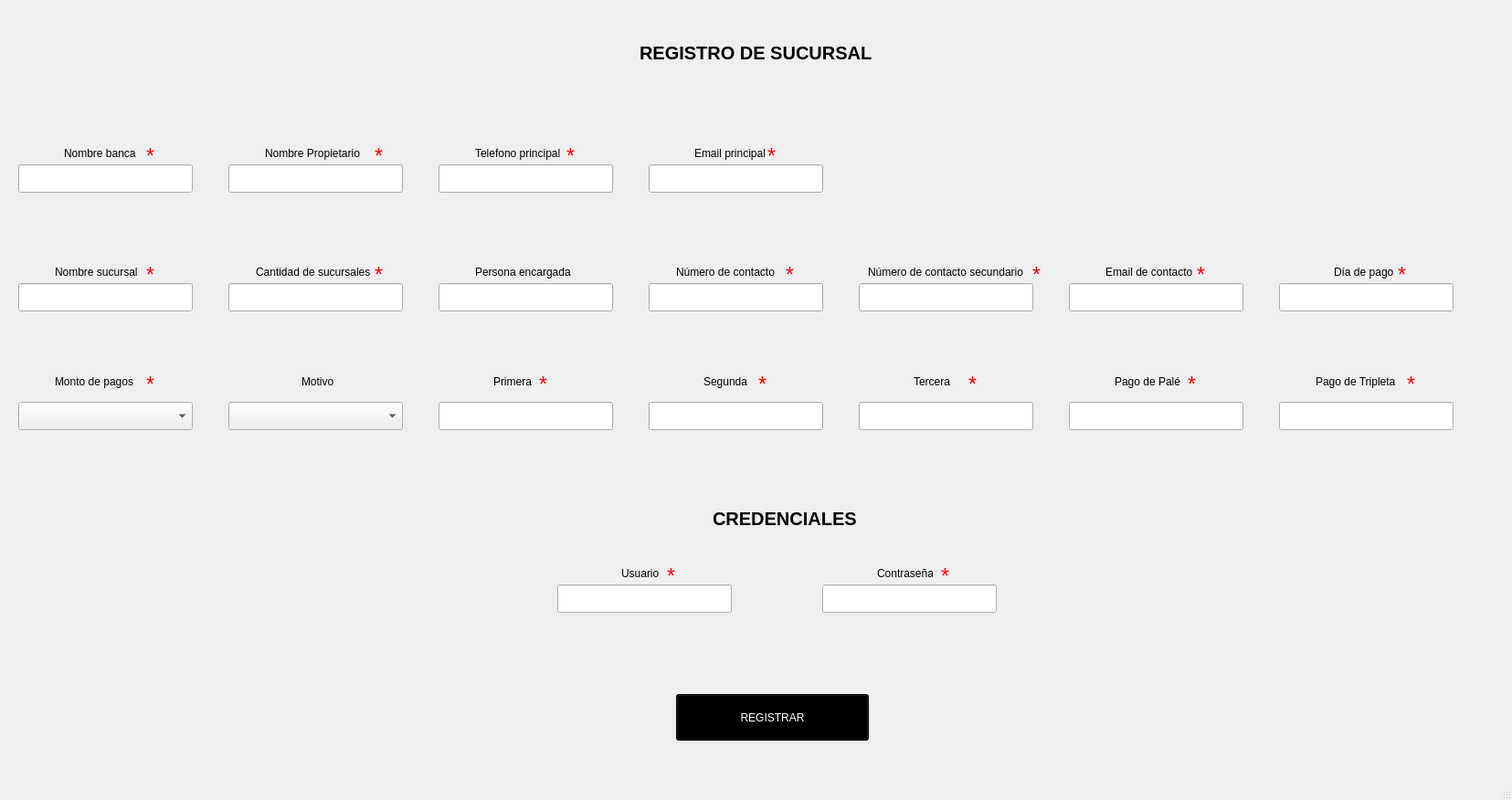
<?xml version="1.0" encoding="UTF-8"?>
<ui version="4.0">
 <class>MainWindow</class>
 <widget class="QMainWindow" name="MainWindow">
  <property name="geometry">
   <rect>
    <x>0</x>
    <y>0</y>
    <width>1655</width>
    <height>876</height>
   </rect>
  </property>
  <property name="windowTitle">
   <string>MainWindow</string>
  </property>
  <widget class="QWidget" name="centralwidget">
   <widget class="QLineEdit" name="telefono_principal">
    <property name="geometry">
     <rect>
      <x>480</x>
      <y>180</y>
      <width>191</width>
      <height>31</height>
     </rect>
    </property>
    <property name="readOnly">
     <bool>true</bool>
    </property>
   </widget>
   <widget class="QLineEdit" name="password">
    <property name="geometry">
     <rect>
      <x>900</x>
      <y>640</y>
      <width>191</width>
      <height>31</height>
     </rect>
    </property>
   </widget>
   <widget class="QPushButton" name="button_for_register">
    <property name="geometry">
     <rect>
      <x>740</x>
      <y>760</y>
      <width>211</width>
      <height>51</height>
     </rect>
    </property>
    <property name="styleSheet">
     <string notr="true">QPushButton{
background: black;
color: white;
}</string>
    </property>
    <property name="text">
     <string>REGISTRAR</string>
    </property>
   </widget>
   <widget class="QLineEdit" name="email_principal">
    <property name="geometry">
     <rect>
      <x>710</x>
      <y>180</y>
      <width>191</width>
      <height>31</height>
     </rect>
    </property>
    <property name="readOnly">
     <bool>true</bool>
    </property>
   </widget>
   <widget class="QLineEdit" name="user">
    <property name="geometry">
     <rect>
      <x>610</x>
      <y>640</y>
      <width>191</width>
      <height>31</height>
     </rect>
    </property>
   </widget>
   <widget class="QLineEdit" name="nombre_sucursal">
    <property name="geometry">
     <rect>
      <x>20</x>
      <y>310</y>
      <width>191</width>
      <height>31</height>
     </rect>
    </property>
    <property name="readOnly">
     <bool>false</bool>
    </property>
   </widget>
   <widget class="QLineEdit" name="numerocontacto">
    <property name="geometry">
     <rect>
      <x>710</x>
      <y>310</y>
      <width>191</width>
      <height>31</height>
     </rect>
    </property>
   </widget>
   <widget class="QLineEdit" name="nombre_banca">
    <property name="geometry">
     <rect>
      <x>20</x>
      <y>180</y>
      <width>191</width>
      <height>31</height>
     </rect>
    </property>
    <property name="cursor">
     <cursorShape>ArrowCursor</cursorShape>
    </property>
    <property name="readOnly">
     <bool>true</bool>
    </property>
   </widget>
   <widget class="QLineEdit" name="emailcontacto">
    <property name="geometry">
     <rect>
      <x>1170</x>
      <y>310</y>
      <width>191</width>
      <height>31</height>
     </rect>
    </property>
   </widget>
   <widget class="QLineEdit" name="diapago">
    <property name="geometry">
     <rect>
      <x>1400</x>
      <y>310</y>
      <width>191</width>
      <height>31</height>
     </rect>
    </property>
   </widget>
   <widget class="QLineEdit" name="pagopale">
    <property name="geometry">
     <rect>
      <x>1400</x>
      <y>440</y>
      <width>191</width>
      <height>31</height>
     </rect>
    </property>
   </widget>
   <widget class="QLabel" name="label_17">
    <property name="geometry">
     <rect>
      <x>700</x>
      <y>50</y>
      <width>271</width>
      <height>16</height>
     </rect>
    </property>
    <property name="font">
     <font>
      <pointsize>15</pointsize>
      <weight>75</weight>
      <bold>true</bold>
     </font>
    </property>
    <property name="text">
     <string>REGISTRO DE SUCURSAL</string>
    </property>
   </widget>
   <widget class="QLineEdit" name="puntos_tercera">
    <property name="geometry">
     <rect>
      <x>940</x>
      <y>440</y>
      <width>191</width>
      <height>31</height>
     </rect>
    </property>
   </widget>
   <widget class="QLineEdit" name="puntos_segunda">
    <property name="geometry">
     <rect>
      <x>710</x>
      <y>440</y>
      <width>191</width>
      <height>31</height>
     </rect>
    </property>
   </widget>
   <widget class="QLineEdit" name="persona_acargo">
    <property name="geometry">
     <rect>
      <x>480</x>
      <y>310</y>
      <width>191</width>
      <height>31</height>
     </rect>
    </property>
   </widget>
   <widget class="QLineEdit" name="numerosecundario">
    <property name="geometry">
     <rect>
      <x>940</x>
      <y>310</y>
      <width>191</width>
      <height>31</height>
     </rect>
    </property>
   </widget>
   <widget class="QLineEdit" name="cantidad">
    <property name="geometry">
     <rect>
      <x>250</x>
      <y>310</y>
      <width>191</width>
      <height>31</height>
     </rect>
    </property>
    <property name="readOnly">
     <bool>true</bool>
    </property>
   </widget>
   <widget class="QLineEdit" name="pagotripleta">
    <property name="geometry">
     <rect>
      <x>1170</x>
      <y>440</y>
      <width>191</width>
      <height>31</height>
     </rect>
    </property>
   </widget>
   <widget class="QLineEdit" name="puntos_primera">
    <property name="geometry">
     <rect>
      <x>480</x>
      <y>440</y>
      <width>191</width>
      <height>31</height>
     </rect>
    </property>
   </widget>
   <widget class="QLabel" name="label_23">
    <property name="geometry">
     <rect>
      <x>780</x>
      <y>560</y>
      <width>271</width>
      <height>16</height>
     </rect>
    </property>
    <property name="font">
     <font>
      <pointsize>15</pointsize>
      <weight>75</weight>
      <bold>true</bold>
     </font>
    </property>
    <property name="text">
     <string>CREDENCIALES</string>
    </property>
   </widget>
   <widget class="QComboBox" name="tiposoftware">
    <property name="geometry">
     <rect>
      <x>250</x>
      <y>440</y>
      <width>191</width>
      <height>31</height>
     </rect>
    </property>
    <item>
     <property name="text">
      <string/>
     </property>
    </item>
    <item>
     <property name="text">
      <string>Registro Banca</string>
     </property>
    </item>
    <item>
     <property name="text">
      <string>Registro Sucursal</string>
     </property>
    </item>
   </widget>
   <widget class="QComboBox" name="montopago">
    <property name="geometry">
     <rect>
      <x>20</x>
      <y>440</y>
      <width>191</width>
      <height>31</height>
     </rect>
    </property>
    <item>
     <property name="text">
      <string/>
     </property>
    </item>
    <item>
     <property name="text">
      <string>1500</string>
     </property>
    </item>
    <item>
     <property name="text">
      <string>1600</string>
     </property>
    </item>
    <item>
     <property name="text">
      <string>2000</string>
     </property>
    </item>
    <item>
     <property name="text">
      <string>2000,000</string>
     </property>
    </item>
   </widget>
   <widget class="QLabel" name="label_16">
    <property name="geometry">
     <rect>
      <x>620</x>
      <y>160</y>
      <width>47</width>
      <height>21</height>
     </rect>
    </property>
    <property name="font">
     <font>
      <pointsize>17</pointsize>
     </font>
    </property>
    <property name="styleSheet">
     <string notr="true">COLOR: red;</string>
    </property>
    <property name="text">
     <string>*</string>
    </property>
   </widget>
   <widget class="QLabel" name="label_7">
    <property name="geometry">
     <rect>
      <x>160</x>
      <y>290</y>
      <width>47</width>
      <height>21</height>
     </rect>
    </property>
    <property name="font">
     <font>
      <pointsize>17</pointsize>
     </font>
    </property>
    <property name="styleSheet">
     <string notr="true">COLOR: red;</string>
    </property>
    <property name="text">
     <string>*</string>
    </property>
   </widget>
   <widget class="QLabel" name="label_28">
    <property name="geometry">
     <rect>
      <x>520</x>
      <y>160</y>
      <width>101</width>
      <height>16</height>
     </rect>
    </property>
    <property name="font">
     <font>
      <pointsize>9</pointsize>
     </font>
    </property>
    <property name="text">
     <string>Telefono principal</string>
    </property>
   </widget>
   <widget class="QLabel" name="label_27">
    <property name="geometry">
     <rect>
      <x>60</x>
      <y>290</y>
      <width>101</width>
      <height>16</height>
     </rect>
    </property>
    <property name="font">
     <font>
      <pointsize>9</pointsize>
     </font>
    </property>
    <property name="text">
     <string>Nombre sucursal</string>
    </property>
   </widget>
   <widget class="QLabel" name="label_29">
    <property name="geometry">
     <rect>
      <x>760</x>
      <y>160</y>
      <width>101</width>
      <height>16</height>
     </rect>
    </property>
    <property name="font">
     <font>
      <pointsize>9</pointsize>
     </font>
    </property>
    <property name="text">
     <string>Email principal</string>
    </property>
   </widget>
   <widget class="QLabel" name="label_33">
    <property name="geometry">
     <rect>
      <x>1310</x>
      <y>290</y>
      <width>47</width>
      <height>21</height>
     </rect>
    </property>
    <property name="font">
     <font>
      <pointsize>17</pointsize>
     </font>
    </property>
    <property name="styleSheet">
     <string notr="true">COLOR: red;</string>
    </property>
    <property name="text">
     <string>*</string>
    </property>
   </widget>
   <widget class="QLabel" name="label_2">
    <property name="geometry">
     <rect>
      <x>280</x>
      <y>290</y>
      <width>141</width>
      <height>16</height>
     </rect>
    </property>
    <property name="font">
     <font>
      <pointsize>9</pointsize>
     </font>
    </property>
    <property name="text">
     <string>Cantidad de sucursales</string>
    </property>
   </widget>
   <widget class="QLabel" name="label_9">
    <property name="geometry">
     <rect>
      <x>1460</x>
      <y>290</y>
      <width>101</width>
      <height>16</height>
     </rect>
    </property>
    <property name="font">
     <font>
      <pointsize>9</pointsize>
     </font>
    </property>
    <property name="text">
     <string>Día de pago</string>
    </property>
   </widget>
   <widget class="QLabel" name="label_5">
    <property name="geometry">
     <rect>
      <x>1210</x>
      <y>290</y>
      <width>141</width>
      <height>16</height>
     </rect>
    </property>
    <property name="font">
     <font>
      <pointsize>9</pointsize>
     </font>
    </property>
    <property name="text">
     <string>Email de contacto</string>
    </property>
   </widget>
   <widget class="QLabel" name="label_3">
    <property name="geometry">
     <rect>
      <x>520</x>
      <y>290</y>
      <width>141</width>
      <height>16</height>
     </rect>
    </property>
    <property name="font">
     <font>
      <pointsize>9</pointsize>
     </font>
    </property>
    <property name="text">
     <string>Persona encargada</string>
    </property>
   </widget>
   <widget class="QLabel" name="label_26">
    <property name="geometry">
     <rect>
      <x>160</x>
      <y>160</y>
      <width>47</width>
      <height>21</height>
     </rect>
    </property>
    <property name="font">
     <font>
      <pointsize>17</pointsize>
     </font>
    </property>
    <property name="styleSheet">
     <string notr="true">COLOR: red;</string>
    </property>
    <property name="text">
     <string>*</string>
    </property>
   </widget>
   <widget class="QLabel" name="label_34">
    <property name="geometry">
     <rect>
      <x>1530</x>
      <y>290</y>
      <width>47</width>
      <height>21</height>
     </rect>
    </property>
    <property name="font">
     <font>
      <pointsize>17</pointsize>
     </font>
    </property>
    <property name="styleSheet">
     <string notr="true">COLOR: red;</string>
    </property>
    <property name="text">
     <string>*</string>
    </property>
   </widget>
   <widget class="QLabel" name="label">
    <property name="geometry">
     <rect>
      <x>70</x>
      <y>160</y>
      <width>101</width>
      <height>16</height>
     </rect>
    </property>
    <property name="font">
     <font>
      <pointsize>9</pointsize>
     </font>
    </property>
    <property name="text">
     <string>Nombre banca</string>
    </property>
   </widget>
   <widget class="QLabel" name="label_30">
    <property name="geometry">
     <rect>
      <x>410</x>
      <y>290</y>
      <width>47</width>
      <height>21</height>
     </rect>
    </property>
    <property name="font">
     <font>
      <pointsize>17</pointsize>
     </font>
    </property>
    <property name="styleSheet">
     <string notr="true">COLOR: red;</string>
    </property>
    <property name="text">
     <string>*</string>
    </property>
   </widget>
   <widget class="QLabel" name="label_32">
    <property name="geometry">
     <rect>
      <x>1130</x>
      <y>290</y>
      <width>47</width>
      <height>21</height>
     </rect>
    </property>
    <property name="font">
     <font>
      <pointsize>17</pointsize>
     </font>
    </property>
    <property name="styleSheet">
     <string notr="true">COLOR: red;</string>
    </property>
    <property name="text">
     <string>*</string>
    </property>
   </widget>
   <widget class="QLabel" name="label_4">
    <property name="geometry">
     <rect>
      <x>740</x>
      <y>290</y>
      <width>141</width>
      <height>16</height>
     </rect>
    </property>
    <property name="font">
     <font>
      <pointsize>9</pointsize>
     </font>
    </property>
    <property name="text">
     <string>Número de contacto</string>
    </property>
   </widget>
   <widget class="QLabel" name="label_31">
    <property name="geometry">
     <rect>
      <x>860</x>
      <y>290</y>
      <width>47</width>
      <height>21</height>
     </rect>
    </property>
    <property name="font">
     <font>
      <pointsize>17</pointsize>
     </font>
    </property>
    <property name="styleSheet">
     <string notr="true">COLOR: red;</string>
    </property>
    <property name="text">
     <string>*</string>
    </property>
   </widget>
   <widget class="QLabel" name="label_6">
    <property name="geometry">
     <rect>
      <x>950</x>
      <y>290</y>
      <width>191</width>
      <height>16</height>
     </rect>
    </property>
    <property name="font">
     <font>
      <pointsize>9</pointsize>
     </font>
    </property>
    <property name="text">
     <string>Número de contacto secundario</string>
    </property>
   </widget>
   <widget class="QLabel" name="label_20">
    <property name="geometry">
     <rect>
      <x>540</x>
      <y>410</y>
      <width>61</width>
      <height>16</height>
     </rect>
    </property>
    <property name="font">
     <font>
      <pointsize>9</pointsize>
     </font>
    </property>
    <property name="text">
     <string>Primera</string>
    </property>
   </widget>
   <widget class="QLabel" name="label_21">
    <property name="geometry">
     <rect>
      <x>770</x>
      <y>410</y>
      <width>51</width>
      <height>16</height>
     </rect>
    </property>
    <property name="font">
     <font>
      <pointsize>9</pointsize>
     </font>
    </property>
    <property name="text">
     <string>Segunda</string>
    </property>
   </widget>
   <widget class="QLabel" name="label_35">
    <property name="geometry">
     <rect>
      <x>160</x>
      <y>410</y>
      <width>47</width>
      <height>21</height>
     </rect>
    </property>
    <property name="font">
     <font>
      <pointsize>17</pointsize>
     </font>
    </property>
    <property name="styleSheet">
     <string notr="true">COLOR: red;</string>
    </property>
    <property name="text">
     <string>*</string>
    </property>
   </widget>
   <widget class="QLabel" name="label_40">
    <property name="geometry">
     <rect>
      <x>1300</x>
      <y>410</y>
      <width>47</width>
      <height>21</height>
     </rect>
    </property>
    <property name="font">
     <font>
      <pointsize>17</pointsize>
     </font>
    </property>
    <property name="styleSheet">
     <string notr="true">COLOR: red;</string>
    </property>
    <property name="text">
     <string>*</string>
    </property>
   </widget>
   <widget class="QLabel" name="label_11">
    <property name="geometry">
     <rect>
      <x>1220</x>
      <y>410</y>
      <width>101</width>
      <height>16</height>
     </rect>
    </property>
    <property name="font">
     <font>
      <pointsize>9</pointsize>
     </font>
    </property>
    <property name="text">
     <string>Pago de Palé</string>
    </property>
   </widget>
   <widget class="QLabel" name="label_12">
    <property name="geometry">
     <rect>
      <x>1440</x>
      <y>410</y>
      <width>101</width>
      <height>16</height>
     </rect>
    </property>
    <property name="font">
     <font>
      <pointsize>9</pointsize>
     </font>
    </property>
    <property name="text">
     <string>Pago de Tripleta</string>
    </property>
   </widget>
   <widget class="QLabel" name="label_37">
    <property name="geometry">
     <rect>
      <x>590</x>
      <y>410</y>
      <width>47</width>
      <height>21</height>
     </rect>
    </property>
    <property name="font">
     <font>
      <pointsize>17</pointsize>
     </font>
    </property>
    <property name="styleSheet">
     <string notr="true">COLOR: red;</string>
    </property>
    <property name="text">
     <string>*</string>
    </property>
   </widget>
   <widget class="QLabel" name="label_22">
    <property name="geometry">
     <rect>
      <x>1000</x>
      <y>410</y>
      <width>61</width>
      <height>16</height>
     </rect>
    </property>
    <property name="font">
     <font>
      <pointsize>9</pointsize>
     </font>
    </property>
    <property name="text">
     <string>Tercera</string>
    </property>
   </widget>
   <widget class="QLabel" name="label_39">
    <property name="geometry">
     <rect>
      <x>1060</x>
      <y>410</y>
      <width>47</width>
      <height>21</height>
     </rect>
    </property>
    <property name="font">
     <font>
      <pointsize>17</pointsize>
     </font>
    </property>
    <property name="styleSheet">
     <string notr="true">COLOR: red;</string>
    </property>
    <property name="text">
     <string>*</string>
    </property>
   </widget>
   <widget class="QLabel" name="label_36">
    <property name="geometry">
     <rect>
      <x>60</x>
      <y>410</y>
      <width>101</width>
      <height>16</height>
     </rect>
    </property>
    <property name="font">
     <font>
      <pointsize>9</pointsize>
     </font>
    </property>
    <property name="text">
     <string>Monto de pagos</string>
    </property>
   </widget>
   <widget class="QLabel" name="label_13">
    <property name="geometry">
     <rect>
      <x>330</x>
      <y>410</y>
      <width>51</width>
      <height>16</height>
     </rect>
    </property>
    <property name="font">
     <font>
      <pointsize>9</pointsize>
     </font>
    </property>
    <property name="text">
     <string>Motivo</string>
    </property>
   </widget>
   <widget class="QLabel" name="label_38">
    <property name="geometry">
     <rect>
      <x>830</x>
      <y>410</y>
      <width>47</width>
      <height>21</height>
     </rect>
    </property>
    <property name="font">
     <font>
      <pointsize>17</pointsize>
     </font>
    </property>
    <property name="styleSheet">
     <string notr="true">COLOR: red;</string>
    </property>
    <property name="text">
     <string>*</string>
    </property>
   </widget>
   <widget class="QLabel" name="label_41">
    <property name="geometry">
     <rect>
      <x>1540</x>
      <y>410</y>
      <width>47</width>
      <height>21</height>
     </rect>
    </property>
    <property name="font">
     <font>
      <pointsize>17</pointsize>
     </font>
    </property>
    <property name="styleSheet">
     <string notr="true">COLOR: red;</string>
    </property>
    <property name="text">
     <string>*</string>
    </property>
   </widget>
   <widget class="QLabel" name="label_43">
    <property name="geometry">
     <rect>
      <x>730</x>
      <y>620</y>
      <width>47</width>
      <height>21</height>
     </rect>
    </property>
    <property name="font">
     <font>
      <pointsize>17</pointsize>
     </font>
    </property>
    <property name="styleSheet">
     <string notr="true">COLOR: red;</string>
    </property>
    <property name="text">
     <string>*</string>
    </property>
   </widget>
   <widget class="QLabel" name="label_42">
    <property name="geometry">
     <rect>
      <x>1030</x>
      <y>620</y>
      <width>47</width>
      <height>21</height>
     </rect>
    </property>
    <property name="font">
     <font>
      <pointsize>17</pointsize>
     </font>
    </property>
    <property name="styleSheet">
     <string notr="true">COLOR: red;</string>
    </property>
    <property name="text">
     <string>*</string>
    </property>
   </widget>
   <widget class="QLabel" name="label_44">
    <property name="geometry">
     <rect>
      <x>680</x>
      <y>620</y>
      <width>101</width>
      <height>16</height>
     </rect>
    </property>
    <property name="font">
     <font>
      <pointsize>9</pointsize>
     </font>
    </property>
    <property name="text">
     <string>Usuario</string>
    </property>
   </widget>
   <widget class="QLabel" name="label_45">
    <property name="geometry">
     <rect>
      <x>960</x>
      <y>620</y>
      <width>61</width>
      <height>16</height>
     </rect>
    </property>
    <property name="font">
     <font>
      <pointsize>9</pointsize>
     </font>
    </property>
    <property name="text">
     <string>Contraseña</string>
    </property>
   </widget>
   <widget class="QLabel" name="label_46">
    <property name="geometry">
     <rect>
      <x>840</x>
      <y>160</y>
      <width>47</width>
      <height>21</height>
     </rect>
    </property>
    <property name="font">
     <font>
      <pointsize>17</pointsize>
     </font>
    </property>
    <property name="styleSheet">
     <string notr="true">COLOR: red;</string>
    </property>
    <property name="text">
     <string>*</string>
    </property>
   </widget>
   <widget class="QLabel" name="label_47">
    <property name="geometry">
     <rect>
      <x>290</x>
      <y>160</y>
      <width>111</width>
      <height>16</height>
     </rect>
    </property>
    <property name="font">
     <font>
      <pointsize>9</pointsize>
     </font>
    </property>
    <property name="text">
     <string>Nombre Propietario</string>
    </property>
   </widget>
   <widget class="QLineEdit" name="nombre_dueno">
    <property name="geometry">
     <rect>
      <x>250</x>
      <y>180</y>
      <width>191</width>
      <height>31</height>
     </rect>
    </property>
    <property name="readOnly">
     <bool>true</bool>
    </property>
   </widget>
   <widget class="QLabel" name="label_18">
    <property name="geometry">
     <rect>
      <x>410</x>
      <y>160</y>
      <width>47</width>
      <height>21</height>
     </rect>
    </property>
    <property name="font">
     <font>
      <pointsize>17</pointsize>
     </font>
    </property>
    <property name="styleSheet">
     <string notr="true">COLOR: red;</string>
    </property>
    <property name="text">
     <string>*</string>
    </property>
   </widget>
  </widget>
  <widget class="QMenuBar" name="menubar">
   <property name="geometry">
    <rect>
     <x>0</x>
     <y>0</y>
     <width>1655</width>
     <height>21</height>
    </rect>
   </property>
  </widget>
  <widget class="QStatusBar" name="statusbar"/>
 </widget>
 <resources/>
 <connections/>
</ui>
